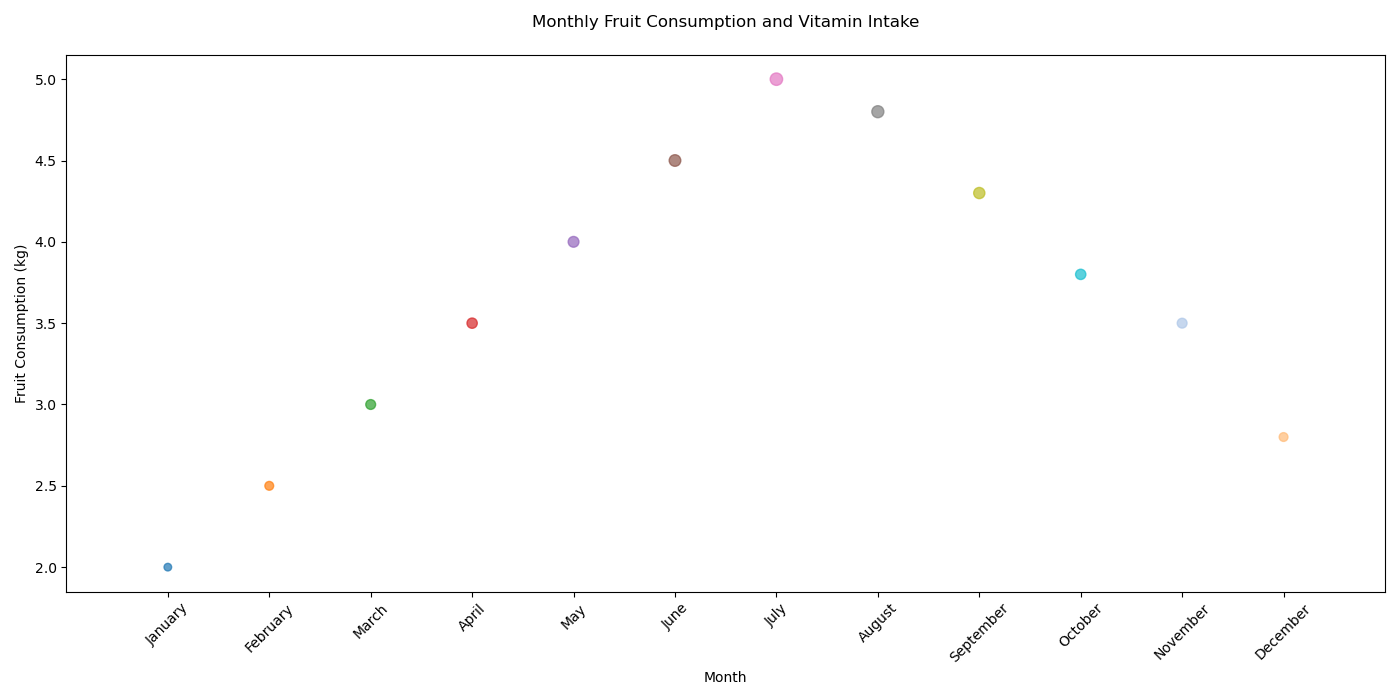

The script that drew this image:

import matplotlib.pyplot as plt

months = ['January', 'February', 'March', 'April', 'May', 'June', 
          'July', 'August', 'September', 'October', 'November', 'December']
fruit_consumption = [2.0, 2.5, 3.0, 3.5, 4.0, 4.5, 5.0, 4.8, 4.3, 3.8, 3.5, 2.8]
vitamin_intake = [30, 40, 50, 55, 60, 70, 80, 75, 65, 55, 50, 40]

month_numbers = [i+1 for i, _ in enumerate(months)]

plt.figure(figsize=(14, 7))
plt.scatter(month_numbers, fruit_consumption, c=['#1f77b4', '#ff7f0e', '#2ca02c', '#d62728',
                                                 '#9467bd', '#8c564b', '#e377c2', '#7f7f7f',
                                                 '#bcbd22', '#17becf', '#aec7e8', '#ffbb78'],
            s=vitamin_intake, alpha=0.7)

plt.xticks(month_numbers, months, rotation=45)
plt.xlabel('Month')
plt.ylabel('Fruit Consumption (kg)')
plt.title('Monthly Fruit Consumption and Vitamin Intake', pad=20)
plt.xlim(0, 13)

plt.tight_layout()
plt.show()
